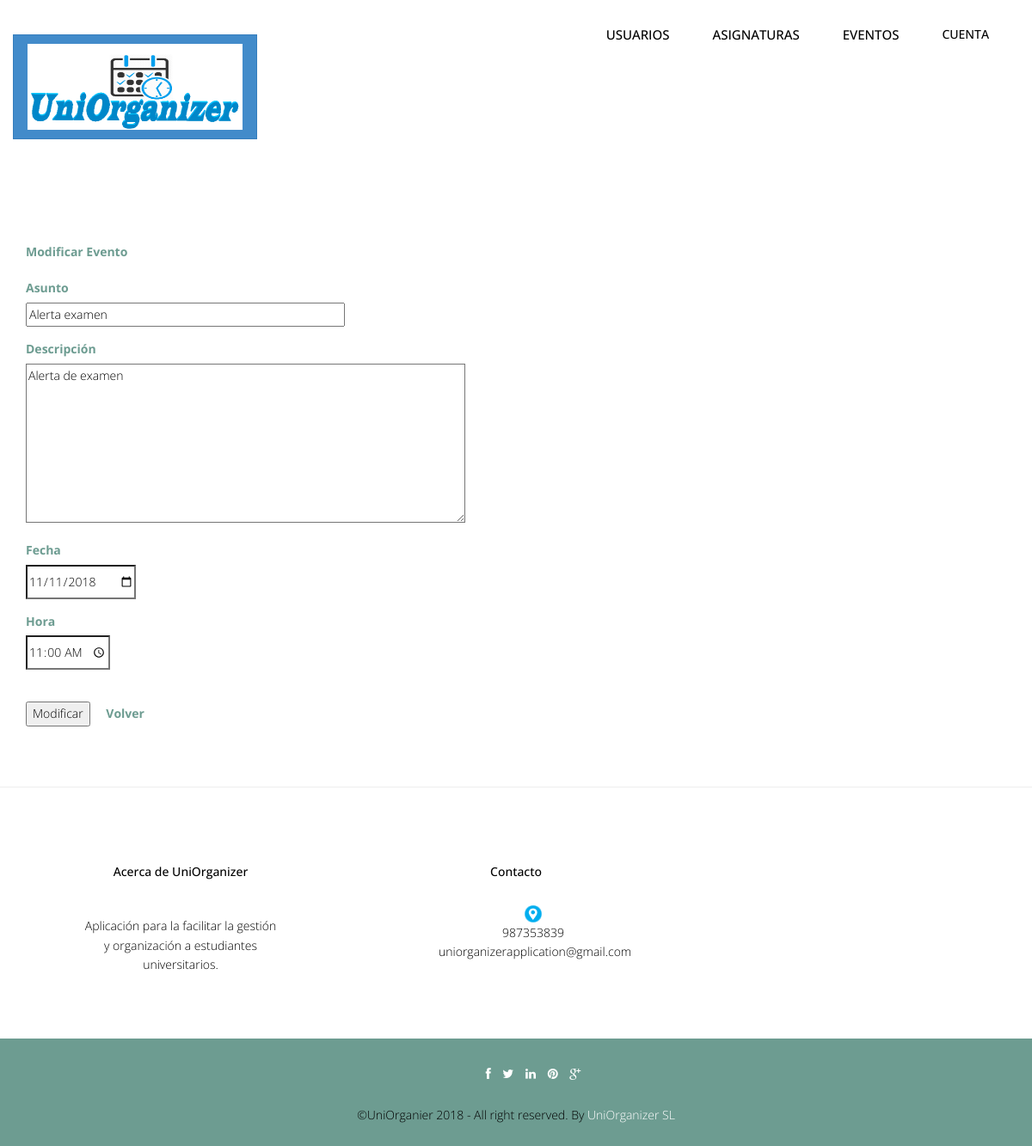
The page /Controllers/ALERTA_Controller.php?idAlerta=2&accion=Modificar (signed in) on the database its author committed.
### tables this page shows
CREATE TABLE `alerta` (
  `idAlerta` int(10) NOT NULL,
  `asuntoAlerta` varchar(45) NOT NULL,
  `descripcionAlerta` text NOT NULL
);

CREATE TABLE `calendario_horas` (
  `idCalendarioHoras` int(11) NOT NULL,
  `idCalendario` int(11) NOT NULL,
  `idAsignatura` int(11),
  `idCurso` int(11) NOT NULL,
  `asuntoEntrega` varchar(400),
  `idHoraPosible` int(11) NOT NULL,
  `idAlerta` int(11)
);

CREATE TABLE `horas_posibles` (
  `idHoraPosible` int(11) NOT NULL,
  `dia` date NOT NULL,
  `horaInicio` time NOT NULL,
  `horaFin` time NOT NULL,
  `idRangoHorario` int(11) NOT NULL
);

### Models/ALERTA_Model.php (called while the page is built, shortened)
<?php
include '../Functions/LibraryFunctions.php';
class ALERTA_Model {
    var $idAlerta;
    var $mysqli;
    function __construct($idAlerta, $asuntoAlerta, $descripcionAlerta) {
        $this->idAlerta = $idAlerta;
    }
    function ConectarBD() {
        $this->mysqli = new mysqli("localhost", "root", "", "uniorganizer");
    }
    function Ver() {
        $sql = "SELECT * FROM alerta WHERE idAlerta= '" . $this->idAlerta . "'";
        if (($resultado = $this->mysqli->query($sql))) {
            $result = $resultado->fetch_array();
            return $result;
        } else {
            return 'Error en la consulta sobre la base de datos.';
        }
    }
}
?>

### Views/ALERTA_EDIT_Vista.php (the view, shortened to what this page needs)
<?php
class ALERTA_Modificar {
    private $alerta;
	private $evento;
    private $volver;
    function __construct($alerta, $evento, $volver) {
        $this->alerta = $alerta;
        $this->evento = $evento;
		$this->volver = $volver;
        $this->render();
    }
    function render() {
		?>
        <div class="container" >
            <form  id="form" name="form" action='ALERTA_Controller.php'  method='post'   enctype="multipart/form-data">
                <div class="form-group" >
                    <label class="control-label" ><?php echo $strings['Modificar Alerta']; ?></label><br>
                </div>
                <div class="form-group">
                    <label class="control-label" ><?php echo $strings['asuntoAlerta']; ?></label><br>
                    <input onchange="return valida_envia_asuntoAlerta()" class="form" id="asuntoAlerta" name="asuntoAlerta"  size="50" value="<?php echo $this->alerta['asuntoAlerta']; ?>">
                </div>
                <div class="form-group">
                    <label class="control-label" ><?php echo $strings['descripcionAlerta']; ?></label><br>
                    <textarea onchange="return valida_envia_descripcionAlerta()" rows="8" cols="70" name="descripcionAlerta" ><?php echo $this->alerta['descripcionAlerta'];?></textarea>
                </div>
				<div class="form-group">
                    <label class="control-label" ><?php echo $strings['Fecha']; ?></label><br>
                     <input class="form" id="fecha" name="fecha"  type="date" value="<?php echo $this->evento['dia']; ?>">
                </div>
				<div class="form-group">
                    <label class="control-label" ><?php echo $strings['Hora']; ?></label><br>
                    <input onchange="return valida_envia_hora()" class="form" id="hora" name="hora" type="time" required="true" value="<?php echo $this->evento['horaInicio']; ?>"/>
                </div>
        <br>
				<input type='submit' onclick="return valida_envia_ALERTA()" name='accion'  value="<?php echo $strings['Modificar']; ?>">
                <a class="form-link" href="<?php echo $this->volver ?>"><?php echo $strings['Volver']; ?></a>
        </form>
        </div>
        <?php
        include '../Views/footer.php';
    }
}
?>

### css/style.css (style rules this page uses)
body { font-family:'Open Sans', Arial, sans-serif; font-size:14px; font-weight:300; line-height:1.6em; color:#000; background-color:#fff; }
form { margin-top:50px; margin-bottom:50px; }
label { color:#6D9C91; font-size:14px; }
.link-list ul,li,a { color:#000; list-style:none; }
.form-link { font-weight:bold; color: #6D9C91 !important; margin-left: 15px; }

### css/overwrite.css (style rules this page uses)
select, textarea, input[type="text"], input[type="password"], input[type="datetime"], input[type="datetime-local"], input[type="date"], input[type="month"], input[type="time"], input[type="week"], input[type="number"], input[type="email"], input[type="url"], input[type="search"], input[type="tel"], input[type="color"], .uneditable-input { -webkit-border-radius: 0; -moz-border-radius: 0; border-radius: 0; }

### rows shown on the page
alerta: asuntoAlerta "Alerta examen", descripcionAlerta "Alerta de examen"
calendario_horas: fecha "11/11/2018", hora "11:00:00"

### other values the page prints
$strings['Cuenta'] "CUENTA"
$strings['Modificar Alerta'] "Modificar Evento"
$strings['asuntoAlerta'] "Asunto"
$strings['descripcionAlerta'] "Descripción"
$strings['Fecha'] "Fecha"
$strings['Hora'] "Hora"
$strings['Volver'] "Volver"
